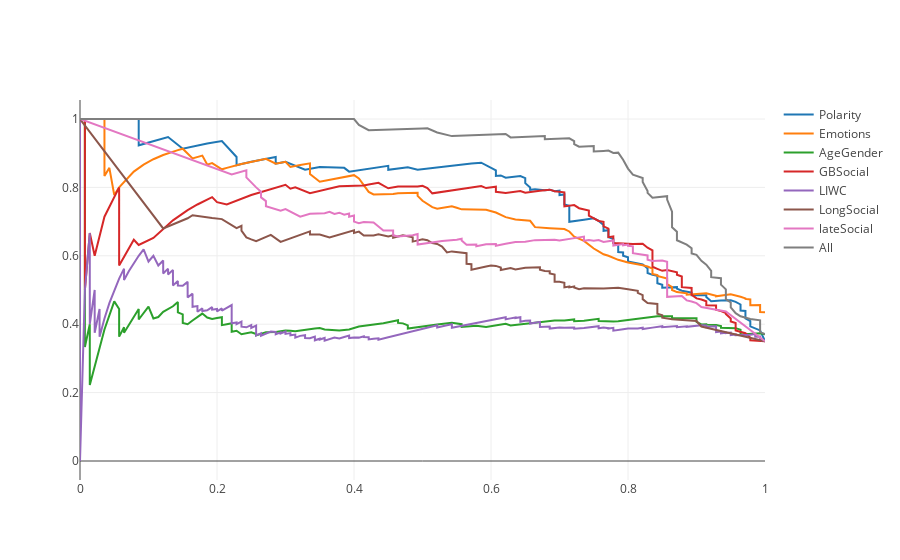
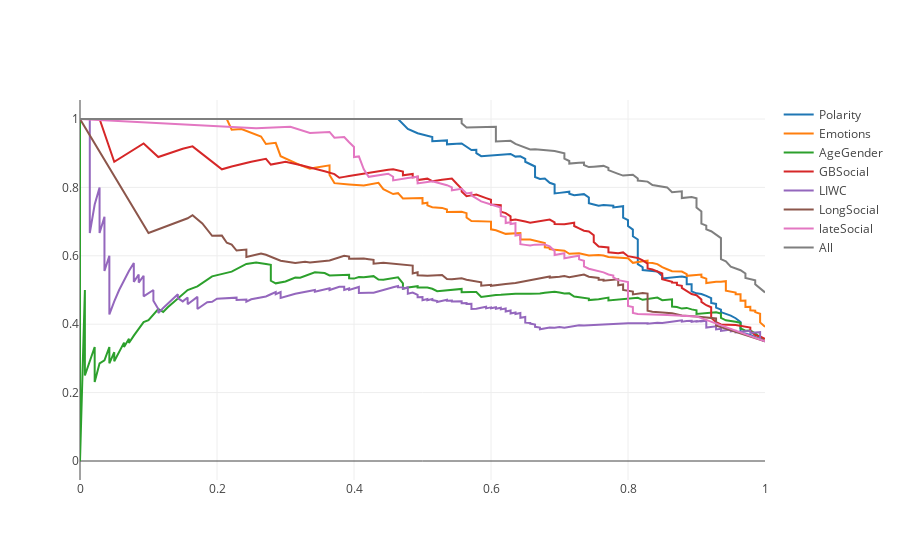
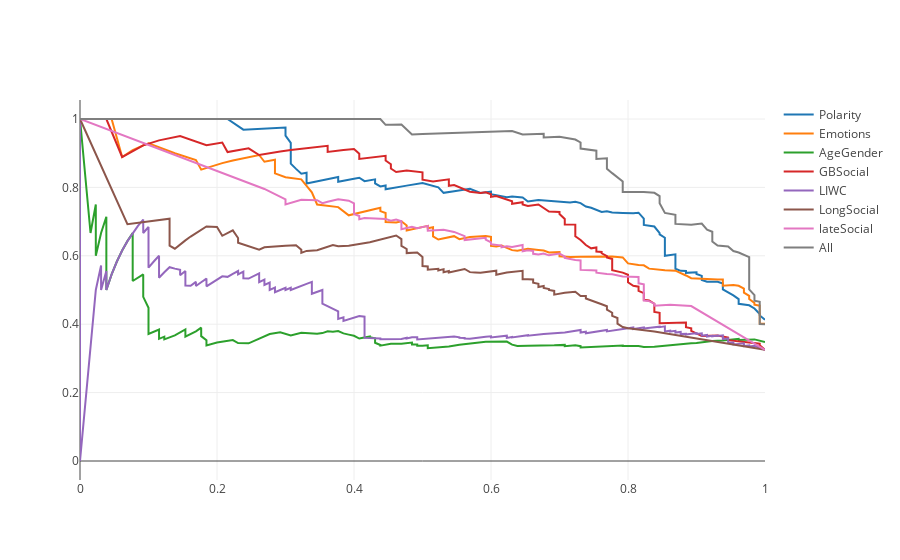
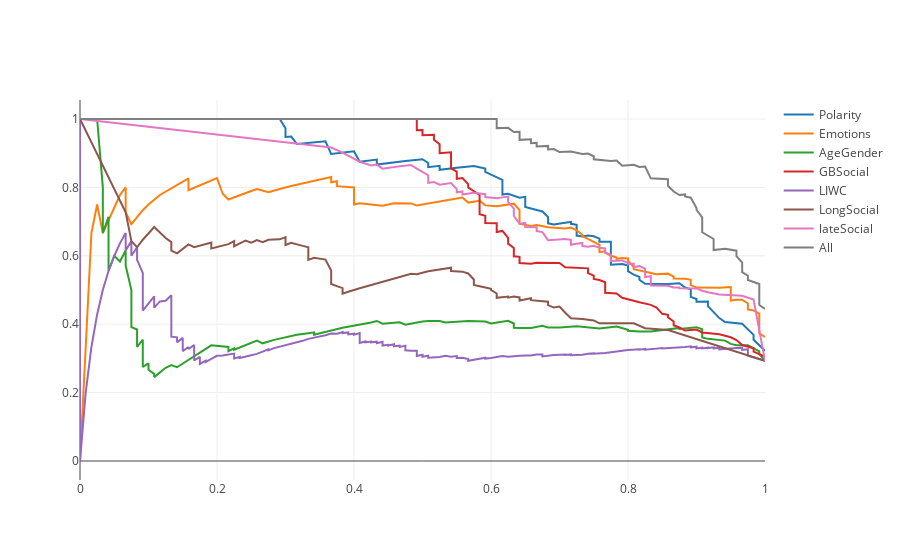

Source (notebook cell) for these figures, in order:
### Code cell
#Compare the performance of each Pattern of Life components and LIWC
pol_groups.renderPrecisionRecall_all("Bipolar_2", n_fold=10, consider_time = 2)
pol_groups.renderPrecisionRecall_all("Bipolar_3", n_fold=10, consider_time = 3)
pol_groups.renderPrecisionRecall_all("Bipolar_6", n_fold=10, consider_time = 6)
pol_groups.renderPrecisionRecall_all("Bipolar_9", n_fold=10, consider_time = 9)
pol_groups.renderPrecisionRecall_all("Bipolar_12", n_fold=10, consider_time = 12)
pol_groups.renderPrecisionRecall_all("Bipolar_15", n_fold=10, consider_time = 15)
